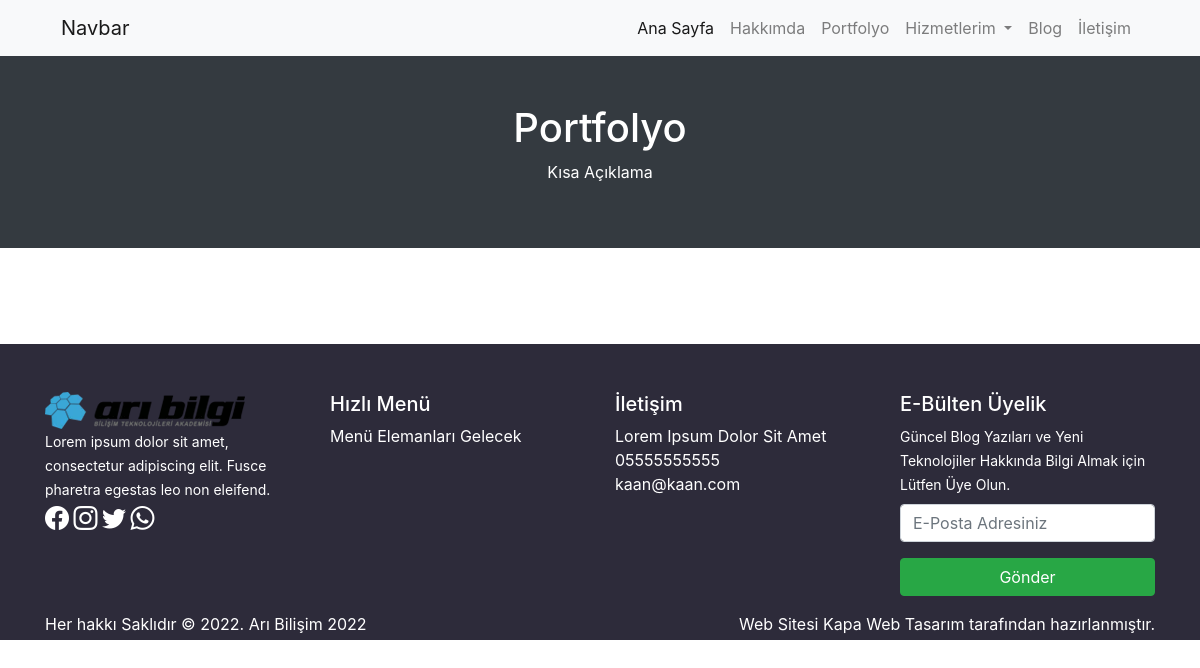
The page /portfolyo.php on the database as committed earlier.
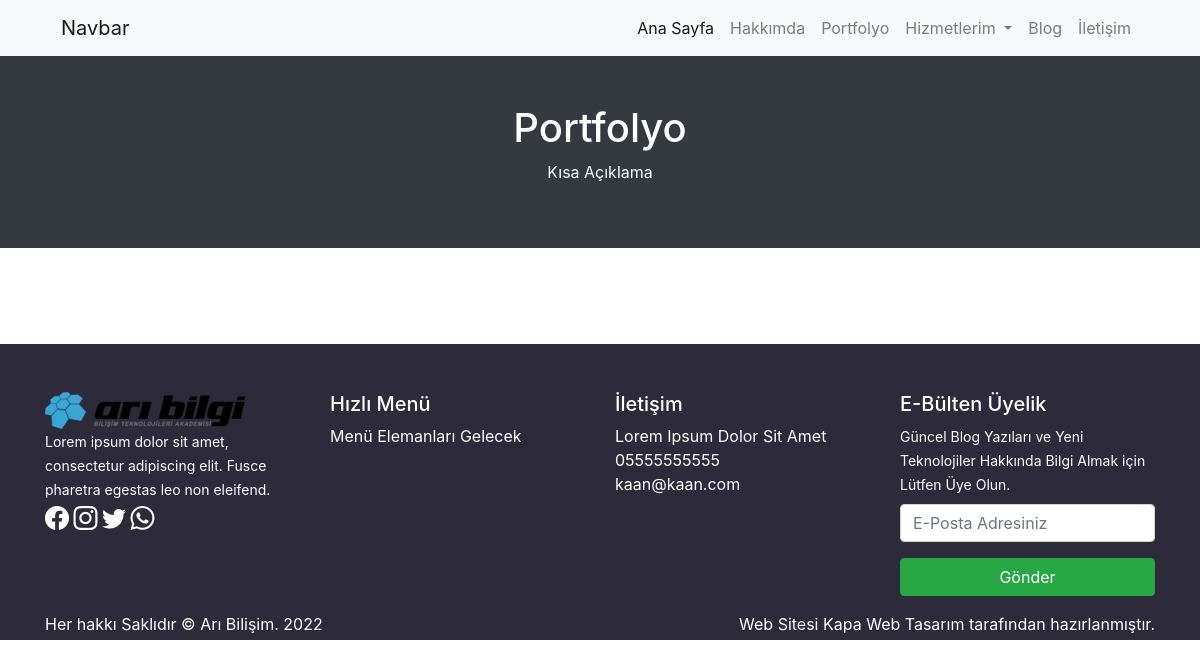
The same page on the database as committed later.
### tables this page shows
CREATE TABLE IF NOT EXISTS `ayarlar` (
  `id` int(11) NOT NULL AUTO_INCREMENT,
  `adres` varchar(100) NOT NULL,
  `telefon` varchar(15) NOT NULL,
  `email` varchar(100) NOT NULL,
  `harita` text NOT NULL,
  `tanitim` text NOT NULL,
  `logo` varchar(100) NOT NULL,
  `blogbanner` varchar(100) NOT NULL,
  `iletisimbanner` varchar(100) NOT NULL,
  `facebook` varchar(50) NOT NULL,
  `instagram` varchar(50) NOT NULL,
  `twitter` varchar(50) NOT NULL,
  `whatsapp` varchar(100) NOT NULL,
  `analitik` text NOT NULL,
  `konsol` text NOT NULL,
  `piksel` text NOT NULL,
  `copy` varchar(60) NOT NULL,
  PRIMARY KEY (`id`)
);

### portfolyo.php (the view, shortened to what this page needs)
<?php require_once('header.php'); ?>
<section id="portfolyo" class="py-5 bg-dark">
    <div class="container">
        <div class="row">
            <div class="col-12 text-center text-white">
                <h1>Portfolyo</h1>
                <p>Kısa Açıklama</p>
            </div>
        </div>
    </div>
</section>
<section id="icerik" class="py-5">
</section>
<?php require_once('footer.php'); ?>

### footer.php (shortened to what this page needs)
<section id="footer" class="pt-5 pb-1 text-white">
    <div class="container">
        <div class="row">
            <div class="col-md-3">
                <img src="<?php echo substr($satir_bottom['logo'],3); ?>" alt="Arı Bilişim Logo"> <br>
                <small><?php echo $satir_bottom['tanitim']; ?></small> <br>
                <a href="<?php echo $satir_bottom['facebook']; ?>" target="_blank"><i class="bi bi-facebook" style="font-size:24px;" ></i></a>
                <a href="<?php echo $satir_bottom['instagram']; ?>" target="_blank"><i class="bi bi-instagram" style="font-size:24px;" ></i></a>
                <a href="<?php echo $satir_bottom['twitter']; ?>" target="_blank"><i class="bi bi-twitter" style="font-size:24px;" ></i></a>
                <a href="<?php echo $satir_bottom['whatsapp']; ?>" target="_blank"><i class="bi bi-whatsapp" style="font-size:24px;" ></i></a>
            </div>
            <div class="col-md-3">
                <h5>Hızlı Menü</h5>
                Menü Elemanları Gelecek
            </div>
            <div class="col-md-3">
                <h5>İletişim</h5>
                <?php echo $satir_bottom['adres']; ?> <br>
                <a href="tel:+9<?php echo $satir_bottom['telefon']; ?>"><?php echo $satir_bottom['telefon']; ?></a> <br>
                <a href="mailto:<?php echo $satir_bottom['email']; ?>"><?php echo $satir_bottom['email']; ?></a>
            </div>
            <div class="col-md-3">
                <h5>E-Bülten Üyelik</h5>
                <small>Güncel Blog Yazıları ve Yeni Teknolojiler Hakkında Bilgi Almak için Lütfen Üye Olun.</small>
                <form method="post" class="mt-2">
                    <div class="form-group">
                        <input type="email" name="email" class="form-control" placeholder="E-Posta Adresiniz">
                    </div>
                    <div class="form-group">
                        <input type="submit" value="Gönder" class="btn btn-success w-100">
                    </div>
                </form>
            </div>
        </div>
        <div class="row">
            <div class="col-md-6">
                <?php
                echo $satir_bottom['copy'] . ' ' . date('Y');
                ?>
            </div>
            <div class="col-md-6 text-right">
                Web Sitesi <a href="#">Kapa Web Tasarım</a> tarafından hazırlanmıştır.
            </div>
        </div>
    </div>
</section>
</body>
</html>

Rows that differ between the two databases and show on the page:
changed ayarlar "Lorem Ipsum Dolor Sit Amet": copy "Her hakkı Saklıdır © 2022. Arı Bilişim" → "Her hakkı Saklıdır © Arı Bilişim."
